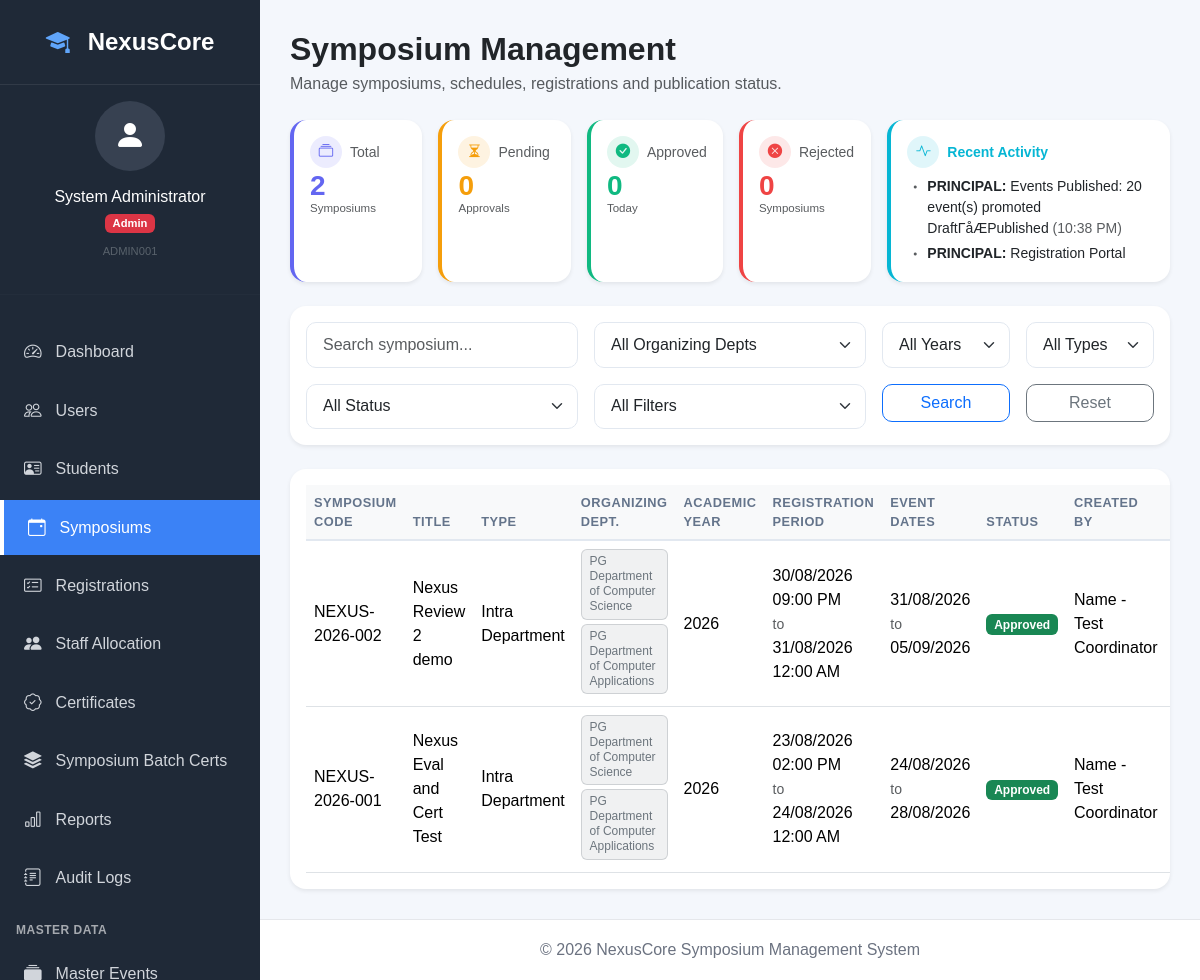
The app's page /symposiums (signed in) with its own data.
### tables this page shows
CREATE TABLE `audit_logs` (
  `audit_log_id` bigint(20) NOT NULL AUTO_INCREMENT,
  `user_id` bigint(20) NOT NULL,
  `action` varchar(100) NOT NULL,
  `module_name` varchar(100) DEFAULT NULL,
  `table_name` varchar(100) DEFAULT NULL,
  `record_id` bigint(20) DEFAULT NULL,
  `ip_address` varchar(45) DEFAULT NULL,
  `user_agent` text DEFAULT NULL,
  `action_time` timestamp NOT NULL DEFAULT current_timestamp(),
  PRIMARY KEY (`audit_log_id`),
  KEY `idx_audit_user` (`user_id`),
  KEY `idx_audit_time` (`action_time`),
  KEY `idx_record_id` (`record_id`),
  CONSTRAINT `fk_audit_user` FOREIGN KEY (`user_id`) REFERENCES `users` (`user_id`) ON UPDATE CASCADE
);

CREATE TABLE `users` (
  `user_id` bigint(20) NOT NULL AUTO_INCREMENT,
  `employee_id` varchar(20) NOT NULL,
  `department_id` int(11) DEFAULT NULL,
  `full_name` varchar(120) NOT NULL,
  `email` varchar(120) NOT NULL,
  `phone` varchar(15) DEFAULT NULL,
  `password_hash` varchar(255) NOT NULL,
  `role` enum('Admin','Principal','HOD','Staff','Staff Coordinator','Student Coordinator') NOT NULL,
  `profile_photo` varchar(255) DEFAULT NULL,
  `signature_path` varchar(255) DEFAULT NULL,
  `account_status` enum('Active','Inactive','Blocked') NOT NULL DEFAULT 'Active',
  `last_login` datetime DEFAULT NULL,
  `created_at` timestamp NOT NULL DEFAULT current_timestamp(),
  `updated_at` timestamp NOT NULL DEFAULT current_timestamp() ON UPDATE current_timestamp(),
  PRIMARY KEY (`user_id`),
  UNIQUE KEY `uq_employee_id` (`employee_id`),
  UNIQUE KEY `uq_user_email` (`email`),
  UNIQUE KEY `uq_user_phone` (`phone`),
  KEY `idx_users_department` (`department_id`),
  KEY `idx_users_role` (`role`),
  CONSTRAINT `fk_users_department` FOREIGN KEY (`department_id`) REFERENCES `departments` (`department_id`) ON DELETE SET NULL ON UPDATE CASCADE
);

CREATE TABLE `symposiums` (
  `symposium_id` bigint(20) NOT NULL AUTO_INCREMENT,
  `symposium_code` varchar(30) NOT NULL,
  `title` varchar(150) NOT NULL,
  `symposium_type` enum('Intra Department','Inter Department') NOT NULL DEFAULT 'Intra Department',
  `organizing_department_id` int(11) DEFAULT NULL,
  `academic_year` year(4) NOT NULL,
  `description` text DEFAULT NULL,
  `submitted_at` timestamp NULL DEFAULT NULL,
  `submitted_by` bigint(20) DEFAULT NULL,
  `brochure_path` varchar(255) DEFAULT NULL,
  `circular_path` varchar(255) DEFAULT NULL,
  `registration_start` datetime NOT NULL,
  `registration_end` datetime NOT NULL,
  `event_start_date` date NOT NULL,
  `event_end_date` date NOT NULL,
  `status` enum('Draft','Submitted','Pending HOD Approval','Pending Principal Approval','Approved','Scheduling Complete','Registration Open','Registration Closed','Completed','Cancelled','Rejected by HOD','Rejected by Principal') NOT NULL DEFAULT 'Draft',
  `created_by` bigint(20) NOT NULL,
  `created_at` timestamp NOT NULL DEFAULT current_timestamp(),
  `updated_at` timestamp NOT NULL DEFAULT current_timestamp() ON UPDATE current_timestamp(),
  PRIMARY KEY (`symposium_id`),
  KEY `idx_symposium_year` (`academic_year`),
  KEY `idx_symposium_status` (`status`),
  KEY `fk_symposium_created_by` (`created_by`),
  KEY `fk_symposium_department` (`organizing_department_id`),
  KEY `fk_symposium_submitted_by` (`submitted_by`),
  CONSTRAINT `fk_symposium_created_by` FOREIGN KEY (`created_by`) REFERENCES `users` (`user_id`) ON UPDATE CASCADE,
  CONSTRAINT `fk_symposium_department` FOREIGN KEY (`organizing_department_id`) REFERENCES `departments` (`department_id`) ON DELETE SET NULL ON UPDATE CASCADE,
  CONSTRAINT `fk_symposium_submitted_by` FOREIGN KEY (`submitted_by`) REFERENCES `users` (`user_id`) ON DELETE SET NULL
);

### templates/symposiums/index.php (the view, shortened to what the rows shown need)
<?php
$symposiums = $symposiums ?? [];
?>
<div class="d-flex justify-content-between align-items-center mb-4">
    <div>
        <h2 class="fw-bold mb-1">
            Symposium Management
        </h2>
    </div>
</div>
<div class="row g-3 mb-4">
    <div class="col-12 col-sm-8 col-lg-4">
        <div class="card border-0 shadow-sm h-100" style="border-left: 4px solid #06b6d4 !important;">
            <div class="card-body py-3 px-3">
                <div style="overflow-y:auto;max-height:90px;">
                    <?php if (empty($recentActivity)): ?>
                        <p class="text-muted small mb-0">No recent activity.</p>
                    <?php else: ?>
                        <ul class="list-unstyled mb-0">
                            <?php foreach ($recentActivity as $activity): ?>
                                <li class="small d-flex align-items-start gap-1 mb-1">
                                    <i class="bi bi-dot text-muted mt-0" style="font-size:1rem;flex-shrink:0;"></i>
                                    <span>
                                        <strong><?= htmlspecialchars($activity['user_name'] ?? 'System', ENT_QUOTES) ?>:</strong>
                                        <?= htmlspecialchars($activity['action'], ENT_QUOTES) ?>
                                        <span class="text-muted">(<?= \App\Helpers\DateHelper::time($activity['action_time']) ?>)</span>
                                    </span>
                                </li>
                            <?php endforeach; ?>
                        </ul>
                    <?php endif; ?>
                </div>
            </div>
        </div>
    </div>
</div>
<div class="card shadow-sm border-0">
    <div class="card-body table-responsive">
        <table class="table table-hover align-middle">
            <thead class="table-light">
                <tr>
                    <th>Symposium Code</th>
                    <th>Title</th>
                    <th>Type</th>
                    <th>Organizing Dept.</th>
                    <th>Academic Year</th>
                    <th>Registration Period</th>
                    <th>Event Dates</th>
                    <th>Status</th>
                    <th>Created By</th>
                    <th width="230">Actions</th>
                </tr>
            </thead>
            <tbody>
                <?php if (empty($symposiums)): ?>
                    <tr>
                        <td colspan="10" class="text-center text-muted py-5">
                            No symposiums found.
                        </td>
                    </tr>
                <?php else: ?>
                    <?php foreach ($symposiums as $symposium): ?>
                        <tr>
                            <td><?= htmlspecialchars((string) ($symposium['symposium_code'] ?? '-'), ENT_QUOTES, 'UTF-8') ?></td>
                            <td><?= htmlspecialchars((string) ($symposium['title'] ?? '-'), ENT_QUOTES, 'UTF-8') ?></td>
                            <td><?= htmlspecialchars((string) ($symposium['symposium_type'] ?? '-'), ENT_QUOTES, 'UTF-8') ?></td>
                            <td>
                                <?php
                                $deptString = (string) ($symposium['organizing_departments'] ?? '');
                                if (empty($deptString)):
                                    echo '-';
                                else:
                                    $depts = explode(' & ', $deptString);
                                    foreach ($depts as $d):
                                ?>
                                    <div class="mb-1">
                                        <span class="badge bg-secondary bg-opacity-10 text-secondary border border-secondary border-opacity-25 fw-normal text-wrap text-start lh-sm" style="font-size: 0.75rem;">
                                            <?= htmlspecialchars(trim($d), ENT_QUOTES, 'UTF-8') ?>
                                        </span>
                                    </div>
                                <?php
                                    endforeach;
                                endif;
                                ?>
                            </td>
                            <td><?= htmlspecialchars((string) ($symposium['academic_year'] ?? '-'), ENT_QUOTES, 'UTF-8') ?></td>
                            <td>
                                <?= htmlspecialchars((string) symposium_format_datetime($symposium['registration_start']), ENT_QUOTES, 'UTF-8') ?><br>
                                <small class="text-muted">to</small><br>
                                <?= htmlspecialchars((string) symposium_format_datetime($symposium['registration_end']), ENT_QUOTES, 'UTF-8') ?>
                            </td>
                            <td>
                                <?= htmlspecialchars((string) symposium_format_date($symposium['event_start_date']), ENT_QUOTES, 'UTF-8') ?><br>
                                <small class="text-muted">to</small><br>
                                <?= htmlspecialchars((string) symposium_format_date($symposium['event_end_date']), ENT_QUOTES, 'UTF-8') ?>
                            </td>
                            <td>
                                <span class="badge bg-<?= symposium_status_badge_class((string) ($symposium['status'] ?? '')) ?>">
                                    <?= htmlspecialchars((string) ($symposium['status'] ?? '-'), ENT_QUOTES, 'UTF-8') ?>
                                </span>
                            </td>
                            <td><?= htmlspecialchars((string) ($symposium['created_by_name'] ?? '-'), ENT_QUOTES, 'UTF-8') ?></td>
                            <td>
                            </td>
                        </tr>
                    <?php endforeach; ?>
                <?php endif; ?>
            </tbody>
        </table>
    </div>
</div>

### records on screen
audit_logs: user.full_name "PRINCIPAL", action "Events Published: 20 event(s) promoted DraftΓåÆPublished", action_time "10:38 PM"
audit_logs: user.full_name "PRINCIPAL", action "Registration Portal…"
symposiums: symposium_code "NEXUS-2026-002", title "Nexus Review 2 demo", symposium_type "Intra Department", d "PG Department of Computer Science", d "PG Department of Computer Applications", academic_year "2026", registration_start "30/08/2026 09:00 PM", registration_end "31/08/2026 12:00 AM", event_start_date "31/08/2026", event_end_date "05/09/2026", status "Approved", created_by.full_name "Name - Test Coordinator"
symposiums: symposium_code "NEXUS-2026-001", title "Nexus Eval and Cert Test", symposium_type "Intra Department", d "PG Department of Computer Science", d "PG Department of Computer Applications", academic_year "2026", registration_start "23/08/2026 02:00 PM", registration_end "24/08/2026 12:00 AM", event_start_date "24/08/2026", event_end_date "28/08/2026", status "Approved", created_by.full_name "Name - Test Coordinator"

### other values on screen
$loggedInUser['full_name'] "System Administrator"
$currentRole "Admin"
$loggedInUser['employee_id'] "ADMIN001"
$item['title'] "Dashboard"
$item['title'] "Users"
$item['title'] "Students"
$item['title'] "Symposiums"
$item['title'] "Registrations"
$item['title'] "Staff Allocation"
$item['title'] "Certificates"
$item['title'] "Symposium Batch Certs"
$item['title'] "Reports"
$item['title'] "Audit Logs"
$item['title'] "MASTER DATA"
$totalSymposiums "2"
